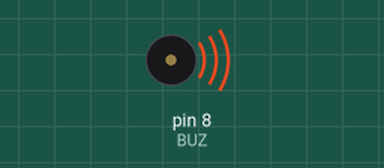
Simulated run of this sketch. Board: Arduino Uno, built with avr-gcc and run on an emulated ATmega328P. On the bench: buzzer (waves = sounding).

Above: at 0.11 s.
At 4.2 s:
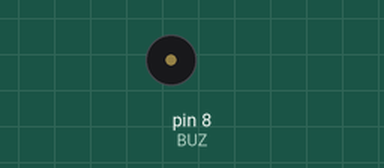
Timing chart, 0 to 5.5 s (numbered marks = the images above):
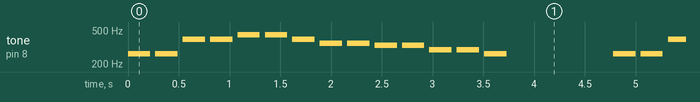

Measured:
- by itself, tone on pin 8 (BUZ): plays 262 Hz for 0.22 s, 262 Hz for 0.22 s, 392 Hz for 0.22 s, 392 Hz for 0.22 s, 440 Hz for 0.22 s, 440 Hz for 0.22 s … (382 notes in this stretch)

The sketch:

sketch.ino
```cpp
const int BUZ = 8;

int melody[] = {
 262, 262, 392, 392, 440, 440, 392,
 349, 349, 330, 330, 294, 294, 262
};

const int N = sizeof(melody) / sizeof(int);

void setup() {
  // put your setup code here, to run once:

}

void loop() {
  // put your main code here, to run repeatedly:
  for (int i = 0; i < N; i++)
  {
    tone(BUZ, melody[i], 220);
    delay(220+50);
  }
  delay(1000);
}
```
